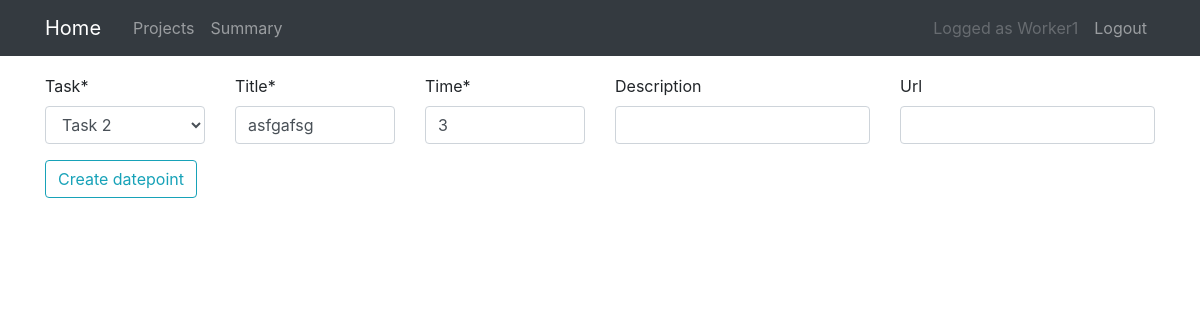
Screenshot of /datepoint/update/43/ (signed in) with the database file from the repository.
### projects/models.py (models this page shows, shortened)
class DatePoint(models.Model):
    task = models.ForeignKey(Task, on_delete=models.CASCADE)
    worker = models.ForeignKey(User, on_delete=models.CASCADE)
    title = models.CharField(max_length=100)
    description = models.CharField(max_length=100, blank=True)
    url = models.URLField(blank=True)
    worked_time = models.PositiveIntegerField()
    worked_date = models.DateField()
    date_created = models.DateTimeField(auto_now=True)
    approved_manager = models.BooleanField(default=False)
    approved_client = models.BooleanField(default=False)

### projects/views.py (the view, shortened to what this page needs)
class DatePointUpdateView(
    LoginRequiredMixin,
    PermissionRequiredMixin,
    WorkerCanChangeDatePointDetail,
    UpdateView,
):
    model = DatePoint
    pk_url_kwarg = "datepoint_pk"
    fields = ["title", "task", "worked_time", "description", "url"]
    def get(self, request, *args, **kwargs):
        self.object = self.get_object()
        if self.object.approved_client:
            return HttpResponse(
                "Approved by client, cannot change", status=451
            )
        return super().get(request, *args, **kwargs)
    permission_required = "projects.change_datepoint"

### projects/mixins.py (called while the page is built)
    def test_func(self):
        datepoint_pk = self.kwargs["datepoint_pk"]
        user = self.request.user
        return DatePoint.objects.filter(id=datepoint_pk, worker=user).exists()

### projects/models.py (called while the page is built)
    def __str__(self):
        return f"{self.title}"

### projects/templates/projects/datepoint_form.html (shortened to what this page needs)
{% extends "projects/base.html" %}
{% load crispy_forms_tags %}
{% block content2 %}
<div class="content-section">
    <form method="POST">
        <div class="row">
            <div class="col-2">
                {{ form.task|as_crispy_field }}
            </div>
            <div class="col-2">
                {{ form.title|as_crispy_field }}
            </div>
            <div class="col-2">
                {{ form.worked_time|as_crispy_field }}
            </div>
            <div class="col">
                {{ form.description|as_crispy_field }}
            </div>
            <div class="col">
                {{ form.url|as_crispy_field }}
            </div>
        </div>
        <div class="form-group">
            <button class="btn btn-outline-info" type="submit">Create datepoint</button>
        </div>
    </form>
</div>
{% endblock content2 %}

### projects/templates/projects/base.html (shortened to what this page needs)
{% load static %}
<!DOCTYPE html>
<html>
<head>
  <link rel="stylesheet" href="https://maxcdn.bootstrapcdn.com/bootstrap/4.0.0/css/bootstrap.min.css"
>
  <link rel="stylesheet" type="text/css" href="{% static 'projects/main.css' %}">
</head>
<body>
  <header>
    <nav class="navbar navbar-expand-md navbar-dark bg-dark">
      <div class="container">
        <a class="navbar-brand mr-4" href="{% url 'project-home' %}">Home</a>
        <div class="collapse navbar-collapse" id="navbarToggle">
          <div class="navbar-nav mr-auto">
            {% if user.is_authenticated %}
            {% if perms.projects.view_project %}
            {% if not request.user.is_staff %}
            <a class="nav-item nav-link" href="{% url 'project-list' %}">Projects</a>
            {% endif %}
            {% endif %}
            {% endif %}
            {% ifequal user.groups.all.0|stringformat:"s" 'Worker' %}
            <a class="nav-link" href="{% url 'worker-summary' user.id %}">Summary</a>
            {% endifequal %}
          </div>
          <div class="navbar-nav">
            {% if user.is_authenticated %}
            <a class="nav-link disabled" href="#">Logged as {{ user.username }}</a>
            <a class="nav-item nav-link" href="{% url 'logout' %}">Logout</a>
            {% else %}
            <a class="nav-item nav-link" href="{% url 'login' %}">Login</a>
            {% endif %}
          </div>
        </div>
      </div>
    </nav>
  </header>
  <main class="container">
    <div class="row">
      <div class="col-1">
      </div>
      <div class="col-10">
      </div>
      <div class="col-1"></div>
    </div>
    {% block content2 %}{% endblock %}
  </main>
</body>
</html>

### projects/static/projects/main.css (style rules this page uses)
.navbar { margin-bottom: 2ex; }

### rows the page displays
DatePoint: task "Task 2", title "asfgafsg", worked_time "3"

### other values shown
{{ user.username }} "Worker1"
